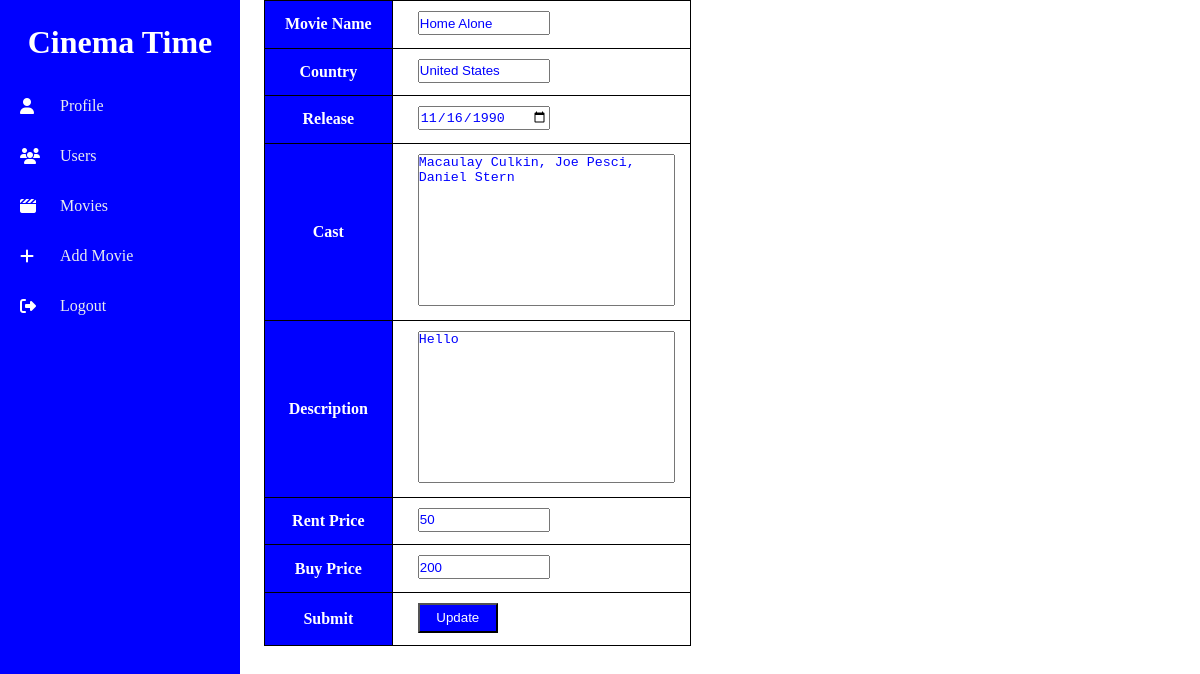
The page /main-content/update-movie.php?id=8 (signed in) on the database its author committed.
### tables this page shows
CREATE TABLE `movies_details` (
  `id` int(11) NOT NULL AUTO_INCREMENT,
  `name` varchar(255) NOT NULL,
  `country` varchar(255) NOT NULL,
  `release` date NOT NULL,
  `cast` mediumtext NOT NULL,
  `description` mediumtext NOT NULL,
  `movie_thumbnail` text NOT NULL,
  `movie_path` varchar(255) NOT NULL,
  `rent_price` int(11) NOT NULL,
  `buy_price` int(11) NOT NULL,
  PRIMARY KEY (`id`)
);

### main-content/update-movie.php (the view, shortened to what this page needs)
<?php
include 'database_configuration.php';
$movie_id = $_GET["id"];
$query = "SELECT * from `movies_details` where `id`= $movie_id";
$query_result = mysqli_query( $conn, $query );
$final_result = mysqli_fetch_assoc( $query_result );
?>
<?php
require_once 'admin.php';
?>
<div class='main_container'>
    <div class='container'>
        <form action='' method='POST'>
            <table>
                <tr>
                    <th>Movie Name</th>
                    <td><input type='text' name='title' value="<?=$final_result['name']?>" required></td>
                </tr>
                <tr>
                    <th>Country</th>
                    <td><input type='text' name='country' value="<?=$final_result['country']?>" required></td>
                </tr>
                <tr>
                    <th>Release</th>
                    <td><input type='date' name='release' value="<?=$final_result['release']?>" required></td>
                </tr>
                <tr>
                    <th>Cast</th>
                    <td><textarea name='cast' cols='30' rows='10' required><?= $final_result[ 'cast' ]?></textarea>
                    </td>
                </tr>
                <tr>
                    <th>Description</th>
                    <td><textarea name='description' cols='30' rows='10'
                            required><?= $final_result[ 'description' ]?></textarea></td>
                </tr>
                <tr>
                    <th>Rent Price</th>
                    <td><input type='number' name='rent_price' value="<?=$final_result['rent_price']?>" required></td>
                </tr>
                <tr>
                    <th>Buy Price</th>
                    <td><input type='number' name='buy_price' value="<?=$final_result['buy_price']?>" required></td>
                </tr>
                <tr>
                    <th>Submit</th>
                    <td><input type="submit" onclick="document.getElementById('updateForm2').submit();" class="primary_btn" value="Update"></td>
                </tr>
            </table>
        </form>
    </div>
</div>

### CSS/admin-style.css (style rules this page uses)
* { padding: 0; margin: 0; color: white; }
.main_container { display: flex; width: auto; position: relative; }
.container { margin-left: 22%; margin-right: 15px; width: 80%; text-align: justify; min-height: 90vh; }
table, tr, th, td { border: 1px solid black; border-collapse: collapse; color: blue; }
th, td { padding: 10px 20px; max-width: 100%; word-wrap: break-word; }
th { background-color: blue; color: white; border: 1px solid black; text-align: center; }
.primary_btn { background-color: blue; color: white; padding: 5px 10px; text-decoration: none; height:30px; width:80px; }
input { color: blue; margin-left: 2%; margin-bottom: 1%; width: 50%; height: 20px; }
form textarea { margin-left: 2%; resize: none; color: blue; }

### rows shown on the page
movies_details: title "Home Alone", country "United States", release "11/16/1990", cast "Macaulay Culkin, Joe Pesci, Daniel Stern", description "Hello", rent_price "50", buy_price "200"
